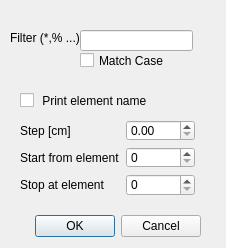
<?xml version="1.0" encoding="UTF-8"?>
<ui version="4.0">
 <class>PTrackingDialog</class>
 <widget class="QDialog" name="PTrackingDialog">
  <property name="geometry">
   <rect>
    <x>0</x>
    <y>0</y>
    <width>226</width>
    <height>248</height>
   </rect>
  </property>
  <property name="sizePolicy">
   <sizepolicy hsizetype="Fixed" vsizetype="Fixed">
    <horstretch>0</horstretch>
    <verstretch>0</verstretch>
   </sizepolicy>
  </property>
  <property name="minimumSize">
   <size>
    <width>226</width>
    <height>248</height>
   </size>
  </property>
  <property name="maximumSize">
   <size>
    <width>226</width>
    <height>248</height>
   </size>
  </property>
  <property name="windowTitle">
   <string>Trajectory </string>
  </property>
  <widget class="QDialogButtonBox" name="buttonBox">
   <property name="geometry">
    <rect>
     <x>30</x>
     <y>210</y>
     <width>171</width>
     <height>32</height>
    </rect>
   </property>
   <property name="orientation">
    <enum>Qt::Horizontal</enum>
   </property>
   <property name="standardButtons">
    <set>QDialogButtonBox::Cancel|QDialogButtonBox::Ok</set>
   </property>
  </widget>
  <widget class="QLineEdit" name="lineEditFilter">
   <property name="geometry">
    <rect>
     <x>80</x>
     <y>30</y>
     <width>113</width>
     <height>21</height>
    </rect>
   </property>
  </widget>
  <widget class="QLabel" name="label">
   <property name="geometry">
    <rect>
     <x>10</x>
     <y>30</y>
     <width>91</width>
     <height>16</height>
    </rect>
   </property>
   <property name="text">
    <string>Filter (*,% ...)</string>
   </property>
  </widget>
  <widget class="QCheckBox" name="checkBoxMatchCase">
   <property name="geometry">
    <rect>
     <x>80</x>
     <y>50</y>
     <width>101</width>
     <height>21</height>
    </rect>
   </property>
   <property name="text">
    <string>Match Case</string>
   </property>
  </widget>
  <widget class="QCheckBox" name="checkBoxPrintName">
   <property name="geometry">
    <rect>
     <x>20</x>
     <y>90</y>
     <width>151</width>
     <height>21</height>
    </rect>
   </property>
   <property name="text">
    <string> Print element name</string>
   </property>
  </widget>
  <widget class="QWidget" name="layoutWidget">
   <property name="geometry">
    <rect>
     <x>20</x>
     <y>120</y>
     <width>175</width>
     <height>76</height>
    </rect>
   </property>
   <layout class="QFormLayout" name="formLayout">
    <item row="0" column="0">
     <widget class="QLabel" name="label_2">
      <property name="text">
       <string>Step [cm]</string>
      </property>
     </widget>
    </item>
    <item row="0" column="1">
     <widget class="QDoubleSpinBox" name="doubleSpinBoxSteps"/>
    </item>
    <item row="1" column="0">
     <widget class="QLabel" name="label_3">
      <property name="text">
       <string>Start from element</string>
      </property>
     </widget>
    </item>
    <item row="1" column="1">
     <widget class="QSpinBox" name="spinBoxStart"/>
    </item>
    <item row="2" column="0">
     <widget class="QLabel" name="label_4">
      <property name="text">
       <string>Stop at element</string>
      </property>
     </widget>
    </item>
    <item row="2" column="1">
     <widget class="QSpinBox" name="spinBoxStop"/>
    </item>
   </layout>
  </widget>
 </widget>
 <resources/>
 <connections>
  <connection>
   <sender>buttonBox</sender>
   <signal>accepted()</signal>
   <receiver>PTrackingDialog</receiver>
   <slot>accept()</slot>
   <hints>
    <hint type="sourcelabel">
     <x>248</x>
     <y>254</y>
    </hint>
    <hint type="destinationlabel">
     <x>157</x>
     <y>274</y>
    </hint>
   </hints>
  </connection>
  <connection>
   <sender>buttonBox</sender>
   <signal>rejected()</signal>
   <receiver>PTrackingDialog</receiver>
   <slot>reject()</slot>
   <hints>
    <hint type="sourcelabel">
     <x>316</x>
     <y>260</y>
    </hint>
    <hint type="destinationlabel">
     <x>286</x>
     <y>274</y>
    </hint>
   </hints>
  </connection>
 </connections>
</ui>
